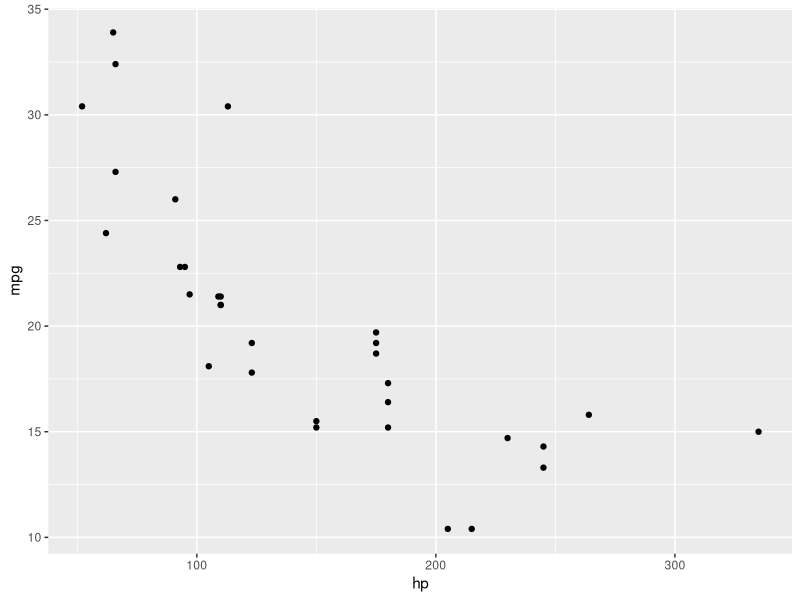
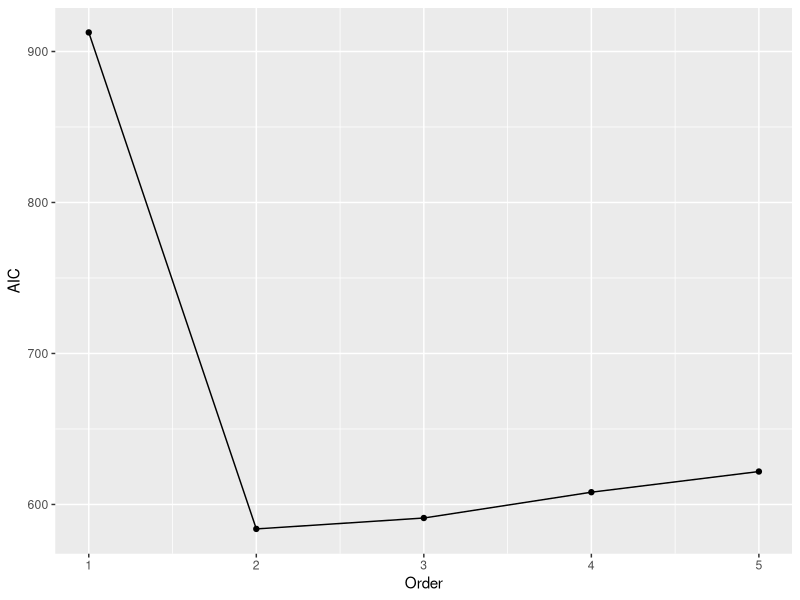

Source code (R) for these figures, in order:
## ---- chunk 1
knitr::opts_chunk$set(echo = TRUE)

require(ggplot2)
## ---- chunk 2
RSS <- function( resids ) {
  return( sum( resids^2 ) );
}
## ---- chunk 3
data('mtcars');
head(mtcars);
## ---- chunk 4
pp <- ggplot( mtcars, aes(x=hp, y=mpg ) ) + geom_point();
pp
## ---- chunk 5
m1 <- lm(mpg ~ 1 + hp,                                         mtcars);
m2 <- lm(mpg ~ 1 + hp + I(hp^2),                               mtcars);
m3 <- lm(mpg ~ 1 + hp + I(hp^2) + I(hp^3),                     mtcars);
m4 <- lm(mpg ~ 1 + hp + I(hp^2) + I(hp^3) + I(hp^4),           mtcars);
m5 <- lm(mpg ~ 1 + hp + I(hp^2) + I(hp^3) + I(hp^4) + I(hp^5), mtcars);
## ---- chunk 6
# Recall that the residuals attribute stores Y_i - beta0 - beta1 X_i.
head( m5$residuals )
## ---- chunk 7
# Now let's actually do the estimation-- estimate the variance to be, well,
# the variance of the observed residuals!
sigma2hat <- var( m5$residuals );

# As usual, there are less clumsy ways to put these residuals into a data frame,
# but we are being lazy, here.
resids <- rbind( m1$residuals, m2$residuals, m3$residuals,
             m4$residuals, m5$residuals);

# and let's compute the AIC for the different models
# We are using our RSS function from above to get a vector of length 5 of the
# RSSs for the five different models, and then we are adding the sigmahat term,
# including the d-factor that counts how many predictors there are.
modelRSS <- apply( resids, 1, RSS )
penalties <- 2*sigma2hat*(1:5); # The second term in the AIC definition.

AICdf <- data.frame( 'Order'=1:5, 'RSS'=modelRSS, 'penalty'=penalties );

# Let's add a column to this data frame that specifically contains AIC.
# Notice that we're ignoring the 1/n term in the definition.
# That term can be ignored because it doesn't depend on the model order.
AICdf$AIC <- 2*AICdf$RSS + AICdf$penalty

AICdf
## ---- chunk 8
pp <- ggplot( AICdf, aes(x=Order, y=AIC )) + geom_point() + geom_line();
pp
